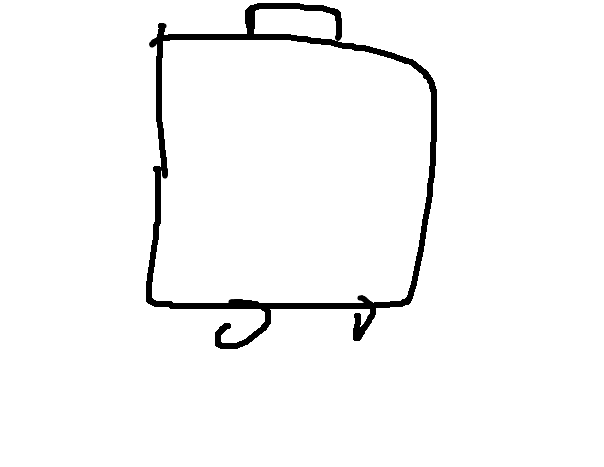
#> input picture 下载.png, 604 x 467 px
$ python crop.py
#> lines starting #> are read from the running program, lines starting #| are printed output that depends on the picture
#> further down, img is the input picture: PIL image 604x467 RGBA; mean R, G, B, A 247.3, 247.3, 247.3, 255
import numpy as np
from PIL import Image


def crop_and_normalize(pil_img, offset=20):
    w, h = pil_img.size
    img_array = np.array(pil_img.convert('L'))
    boundary = np.argwhere(img_array == 0)
    x = [element[1] for element in boundary]
    y = [element[0] for element in boundary]

    if min(x) - offset < 0:
        left = min(x)
    else:
        left = min(x) - offset
    if max(x) + offset > w:
        right = max(x)
    else:
        right = max(x) + offset
    if min(y) - offset < 0:
        up = min(y)
    else:
        up = min(y - offset)
    if max(y) + offset > h:
        down = max(y)
    else:
        down = max(y) + offset

    # [10 lines of commented-out code are left out]

    box = (left, up, right, down)
    crop_img = pil_img.crop(box)

    return crop_img


def crop_and_normalize_1(pil_img, offset=20):
#> called with offset = 20
    w,h = pil_img.size
#> w = 604; h = 467
    for x in range(0, w):
        for y in range(0, h):
            a, b, c, d = pil_img.getpixel((x, y))
            if a < 10 or b<10 or c <10:
                if x - offset < 0:
                    left = x
                else:
                    left = x - offset
                break
        else:
            continue
        break
    for y in range(0, h):
        for x in range(0, w):
            a, b, c, d = pil_img.getpixel((x, y))
            if a < 10 or b<10 or c <10:
                if y - offset < 0:
                    up = y
                else:
                    up = y - offset
                break
        else:
            continue
        break
    for x in range(w-1, 0,-1):
        for y in range(h-1,0,-1):
            a, b, c, d = pil_img.getpixel((x, y))
            if a < 10 or b<10 or c <10:
                if x + offset > w:
                    right = x
                else:
                    right = x + offset
                break
        else:
            continue
        break
    for y in range(h - 1, 0, -1):
        for x in range(w - 1, 0, -1):
            a, b, c,d  = pil_img.getpixel((x, y))
            if a < 10 or b<10 or c <10:
                if y + offset > h:
                    down = y
                else:
                    down = y + offset
                break
        else:
            continue
        break

    box = (left, up, right, down)
    crop_img = pil_img.crop(box)
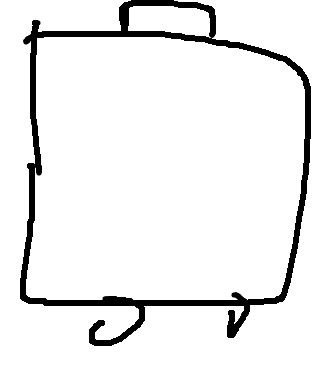
#> crop_img: PIL image 330x365 RGBA; mean R, G, B, A 237, 237, 237, 255

    return crop_img

import time
a = time.time()
img = Image.open('下载.png')
new_img = crop_and_normalize_1(img)
new_img.save('下载_1new.png')
print(time.time()-a)
